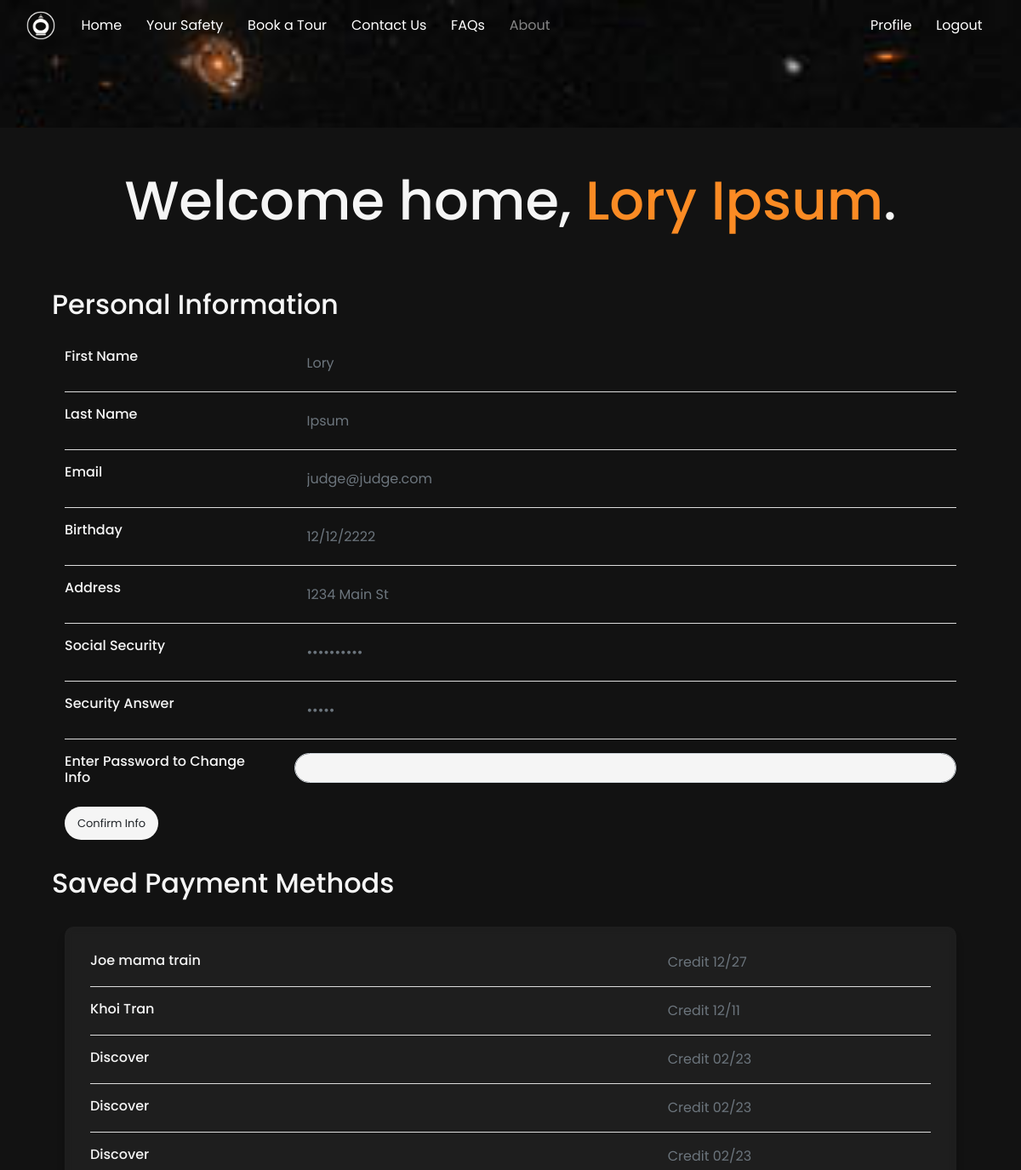
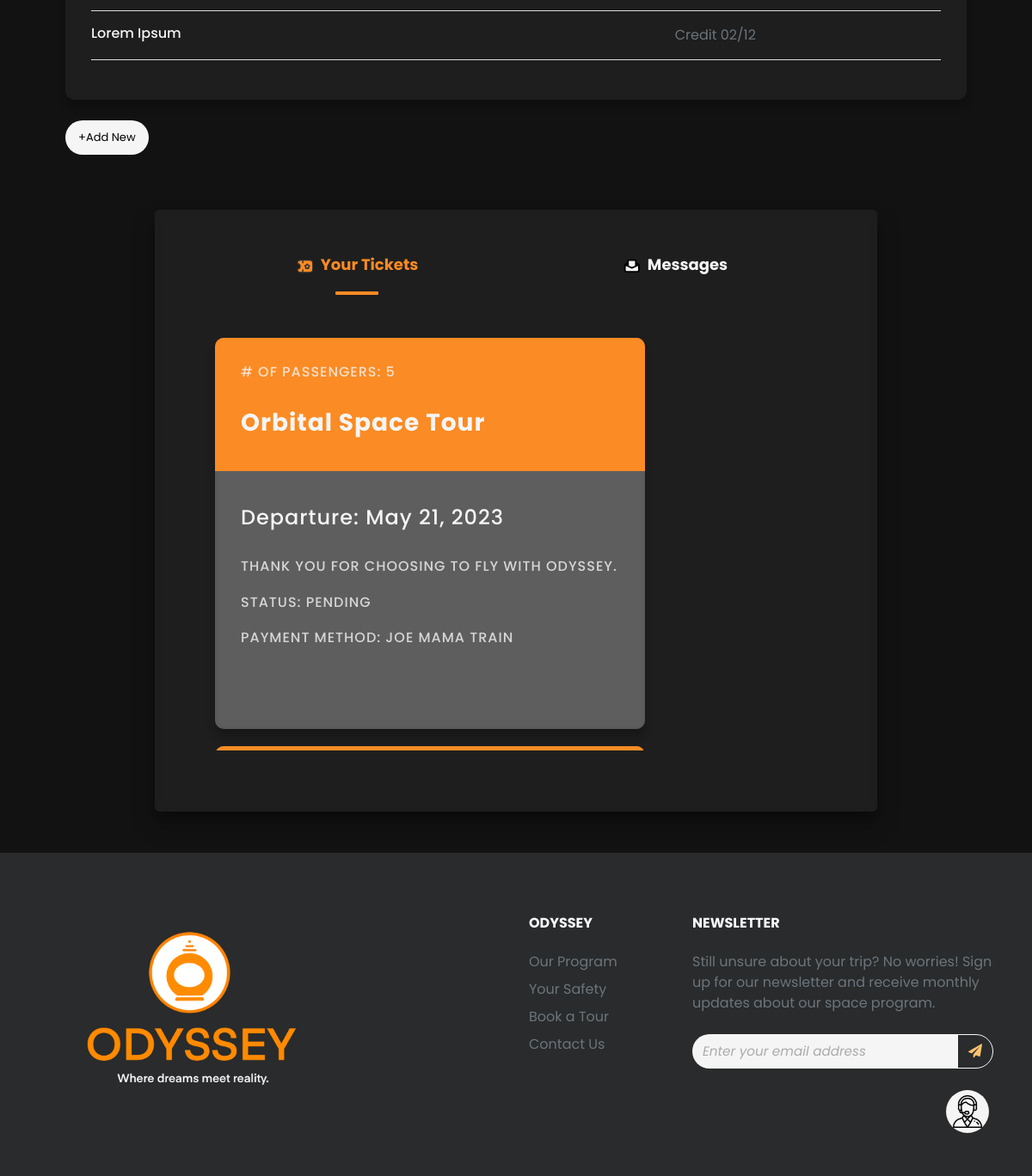
Screenshot of /profile (signed in) with the database file from the repository (2 pictures, top to bottom).
### odyssey/models.py (models this page shows, shortened)
class Account(models.Model):
    user = models.OneToOneField(User, on_delete=models.CASCADE, primary_key=True)
    residentialAddress = models.CharField(max_length = 100)
    birthday = models.CharField(max_length = 16)
    socialSecurity = models.CharField(max_length = 20)
    securityAnswer1 = models.CharField(max_length = 64)

class Payment(models.Model):
    cardName = models.CharField(max_length = 64)
    firstNameBill = models.CharField(max_length = 64)
    lastNameBill = models.CharField(max_length = 64)
    inputAddress = models.CharField(max_length = 64)
    inputCity = models.CharField(max_length = 64)
    inputState = models.CharField(max_length = 64)
    inputZip = models.CharField(max_length = 64)
    paymentMethod = models.CharField(max_length = 64)
    cc_name = models.CharField(max_length = 64)
    cc_number = models.CharField(max_length = 64)
    cc_expiration = models.CharField(max_length = 64)
    cc_cvv = models.CharField(max_length = 64)
    account = models.ForeignKey(User, on_delete=models.CASCADE)
    def __str__(self):
        return f"{self.cc_name}"

class Order(models.Model):
    tourChoice = models.CharField(max_length = 64)
    payment = models.ForeignKey(Payment, on_delete = models.CASCADE)
    account = models.ForeignKey(User, on_delete = models.CASCADE)
    depart_date = models.DateField(default = date.today() + timedelta(days = 64))
    numTickets = models.IntegerField(default = 1)
    status = models.CharField(
        max_length = 20,
        choices = STATUS_CHOICES,
        default = "pending",
    )
    date = models.DateTimeField(auto_now_add = True)

### odyssey/views.py (the view)
# urls.py: path('profile',views.profile, name = "profile"),
@login_required
def profile(request):
    if not request.user.is_authenticated:
        messages.error(request, "Please Log In")
        return HttpResponseRedirect(reverse("registration"))
    account = Account.objects.get(user = request.user)
    payment_methods = Payment.objects.filter(account = request.user)
    orders = Order.objects.filter(account = request.user).order_by('depart_date')
    message_center = HelpTicket.objects.filter(account = request.user).order_by('-id')
    context = {
        "account":account,
        "payments":payment_methods,
        "orders":orders,
        "user_info":request.user,
        "message_center":message_center,
    }
    return render(request, "odyssey/profile.html", context)

### odyssey/templates/odyssey/profile.html (shortened to what this page needs)
{% extends 'odyssey/layout.html' %}
{% block body %}
{% load static %}
<div class="parallaxProfile">
</div>
<br>
<br>
<h2 class="headingOrange">Welcome home, <span class="orange">{{user_info.first_name}} {{user_info.last_name}}</span>.
</h2>
<div class="container-profile">
    <div class="flex-child">
        <div class="card">
            <div class="card-body">
                <form method="POST" action="{% url 'edit_profile' %}">
                    <div class="row">
                        <h2>Personal Information</h2>
                    </div>
                    <br>
                    <div class="row">
                        <div class="col-sm-3">
                            <h6 class="mb-0">First Name</h6>
                        </div>
                        <div class="col-sm-9 text-secondary">
                            <input class="blank text-secondary" value="{{user_info.first_name}}" name="fname" />
                        </div>
                    </div>
                    <hr>
                    <div class="row">
                        <div class="col-sm-3">
                            <h6 class="mb-0">Last Name</h6>
                        </div>
                        <div class="col-sm-9 text-secondary">
                            <input class="blank text-secondary" value="{{user_info.last_name}}" name="lname" />
                        </div>
                    </div>
                    <hr>
                    <div class="row">
                        <div class="col-sm-3">
                            <h6 class="mb-0">Email</h6>
                        </div>
                        <div class="col-sm-9 text-secondary">
                            <input class="blank text-secondary" value="{{user_info.email}}" name="email" />
                        </div>
                    </div>
                    <hr>
                    <div class="row">
                        <div class="col-sm-3">
                            <h6 class="mb-0">Birthday</h6>
                        </div>
                        <div class="col-sm-9 text-secondary">
                            <input class="blank text-secondary" value="{{account.birthday}}" name="birthday" />
                        </div>
                    </div>
                    <hr>
                    <div class="row">
                        <div class="col-sm-3">
                            <h6 class="mb-0">Address</h6>
                        </div>
                        <div class="col-sm-9 text-secondary">
                            <input class="blank text-secondary" value="{{account.residentialAddress}}" name="address" />
                        </div>
                    </div>
                    <hr>
                    <div class="row">
                        <div class="col-sm-3">
                            <h6 class="mb-0">Social Security</h6>
                        </div>
                        <div class="col-sm-9 text-secondary">
                            <input class="blank text-secondary" type="password" value="{{account.socialSecurity}}"
                                name="ssn" />
                        </div>
                    </div>
                    <hr>
                    <div class="row">
                        <div class="col-sm-3">
                            <h6 class="mb-0">Security Answer</h6>
                        </div>
                        <div class="col-sm-9 text-secondary">
                            <input class="blank text-secondary" type="password" value="{{account.securityAnswer1}}"
                                name="security" />
                        </div>
                    </div>
                    <hr>
                    <div class="row">
                        <div class="col-sm-3">
                            <h6 class="mb-0">Enter Password to Change Info</h6>
                        </div>
                        <div class="col-sm-9 text-primary">
                            <input class="reset-styling text-primary form-control" type="password"
                                name="conf_password" />
                        </div>
                    </div>
                    <br>
                    <button class="btn btn-sm submit-btn" type="submit">Confirm Info</button>
                </form>
            </div>
        </div>
    </div>
    <div class="flex-child">
        <div class="card">
            <div class="card-body">
                <div class="row">
                    <h2>Saved Payment Methods</h2>
                </div>
                <br>
                <div class="payment-container">
                    {% for payment in payments %}
                    <div class="row">
                        <div class="col-sm-8">
                            <h6 class="mb-0">{{payment.cc_name}}</h6>
                        </div>
                        <div class="col-sm-4 text-secondary">
                            {{payment.paymentMethod}} {{payment.cc_expiration}}
                        </div>
                    </div>
                    <hr>
                    {% endfor %}
                </div>
                <br>
                <button id="toggler" class="submit-btn btn-sm" onclick="toggleNewPayment()">+Add
                    New</button>
            </div>
        </div>
    </div>
</div>
<br>
<br>
<div class="tabsProfile">
    <ul>
        <li title="ticket"><label for="tab1" role="button"><br><span> Your Tickets</span></label></li>
        <li title="messages"><label for="tab2" role="button"><br><span> Messages</span></label></li>
    </ul>
    <div class="slider">
        <div class="indicator"></div>
    </div>
    <div class="content">
        <section>
            <div class="tickets-container">
                {% for order in orders %}
                <div class="ticket">
                    <div class="ticket-preview">
                        <h6># of Passengers: {{order.numTickets}}</h6>
                        <br>
                        {% if order.tourChoice != "undefined" %}
                        <h3><b>{{order.tourChoice}}</b></h3>
                        {% else %}
                        <h3><b>Next Available</b></h3>
                        {% endif %}
                    </div>
                    <div class="ticket-info">
                        <h4>Departure: {{order.depart_date}}</h4>
                        <br>
                        <h6>Thank you for choosing to fly with Odyssey.</h6>
                        <br>
                        <h6>STATUS: {{order.status}}</h6>
                        <br>
                        <h6>Payment Method: {{order.payment}}</h6>
                    </div>
                </div>
                {% endfor %}
            </div>
        </section>
    </div>
</div>
<br>
<br>
{% endblock %}

### odyssey/templates/odyssey/layout.html (shortened to what this page needs)
<!DOCTYPE html>
<html>
<head>
    {% load static %}
    <link rel="stylesheet" href="https://stackpath.bootstrapcdn.com/bootstrap/4.4.1/css/bootstrap.min.css"
>
    <link rel="stylesheet" href="https://maxcdn.bootstrapcdn.com/font-awesome/4.7.0/css/font-awesome.min.css">
    <link rel="stylesheet" href="https://stackpath.bootstrapcdn.com/bootstrap/4.5.0/css/bootstrap.min.css">
    <link type="text/css" href="{% static 'odyssey/styles.css' %}" rel="stylesheet">
    <nav id="navbar" class="navbar fixed-top navbar-expand-lg navbar-dark shadow-5-strong">
        <div class="container-fluid">
            <a class="navbar-brand" href="{% url 'index' %}" >
                <img src="{% static 'odyssey/assets/odysseyLogo16.png' %}" class="logo" alt="">
            </a>
            <div class="collapse navbar-collapse justify-content-left navbar-toggle" id="navbarSupportedContent">
                <ul class="navbar-nav">
                    <li class="nav-item">
                        <a class="nav-link active" href="{% url 'index' %}">Home</a>
                    </li>
                    <li class="nav-item">
                        <a class="nav-link active" href="{% url 'index' %}#safety">Your Safety</a>
                    </li>
                    <li class="nav-item">
                        <a class="nav-link active" href="{% url 'register' %}">
                            Book a Tour
                        </a>
                    </li>
                    <li class="nav-item">
                        <a class="nav-link active" href="{% url 'contact us' %}">Contact Us</a>
                    </li>
                    <li class="nav-item">
                        <a class="nav-link active" href="{% url 'faq' %}">FAQs</a>
                    </li>
                    <li class="nav-item text-muted">
                        <a class="nav-link" href="{% url 'sources' %}">About</a>
                    </li>
                </ul>
            </div>
            <div class="collapse navbar-collapse justify-content-end navbar-toggle" id="navbarSupportedContent">
                <ul class="navbar-nav">
                    {% if not user.is_authenticated %}
                    <li class="nav-item active">
                        <a class="nav-link" href="{% url 'registration' %}">Login</a>
                    </li>
                    {% else %}
                    <li class="nav-item active">
                        <a class="nav-link" href="{% url 'profile' %}">Profile</a>
                    </li>
                    <li class="nav-item active">
                        <a class="nav-link" href="{% url 'log_out' %}">Logout</a>
                    </li>
                    {% endif %}
                </ul>
            </div>
    </nav>
</head>
<body data-spy="scroll" data-target="#navbar" data-offset="0">
    <button id="chat-toggle"><img src="{% static 'odyssey/assets/support.png' %}"></button>
    <div class="body">
        {% block body %}
        {% endblock %}
    </div>
</body>
<footer>
    <div class="container py-5">
        <div class="row py-4">
            <div class="col-lg-4 col-md-6 mb-4 mb-lg-0"><img src="{% static 'odyssey/assets/odysseyLogo13FULL.png' %}"
                    alt="" width="180" class="mb-3">
            </div>
            <div class="col-lg-2 col-md-6 mb-4 mb-lg-0">
            </div>
            <div class="col-lg-2 col-md-6 mb-4 mb-lg-0">
                <h6 class="text-uppercase font-weight-bold mb-4">odyssey</h6>
                <ul class="list-unstyled mb-0">
                    <li class="mb-2"><a href="{% url 'index' %}#home" class="text-muted">Our Program</a></li>
                    <li class="mb-2"><a href="{% url 'index' %}#safety" class="text-muted">Your Safety</a></li>
                    <li class="mb-2"><a href="{% url 'register' %}" class="text-muted">Book a Tour</a></li>
                    <li class="mb-2"><a href="{% url 'contact us' %}" class="text-muted">Contact Us</a></li>
                </ul>
            </div>
            <div class="col-lg-4 col-md-6 mb-lg-0">
                <h6 class="text-uppercase font-weight-bold mb-4">Newsletter</h6>
                <p class="text-muted mb-4">Still unsure about your trip? No worries! Sign up for our newsletter and
                    receive monthly updates about our space program.</p>
                <div class="input-group">
                    <input id = "newsletter-input" type="email" placeholder="Enter your email address" aria-describedby="button-addon1"
                        class="form-control border-0 shadow-0">
                    <div class="input-group-append">
                        <button id="button-addon1" type="button" onclick = "newsletterClear();"class="btn btn-link border-light"><i
                                class="fa fa-paper-plane"></i></button>
                    </div>
                </div>
            </div>
        </div>
    </div>
</footer>
</html>

### rows the page displays
Account: birthday "12/12/2222", address "1234 Main St"
Payment: cc_name "Joe mama train", paymentMethod "Credit", cc_expiration "12/27"
Payment: cc_name "Khoi Tran", paymentMethod "Credit", cc_expiration "12/11"
Payment: cc_name "Discover", paymentMethod "Credit", cc_expiration "02/23"
Payment: cc_name "Discover", paymentMethod "Credit", cc_expiration "02/23"
Payment: cc_name "Discover", paymentMethod "Credit", cc_expiration "02/23"
Payment: cc_name "Lorem Ipsum", paymentMethod "Credit", cc_expiration "02/12"
Order: numTickets "5", tourChoice "Orbital Space Tour", depart_date "May 21, 2023", status "PENDING", payment "JOE MAMA TRAIN"

### other values shown
{{ user_info.first_name }} "Lory"
{{ user_info.last_name }} "Ipsum"
